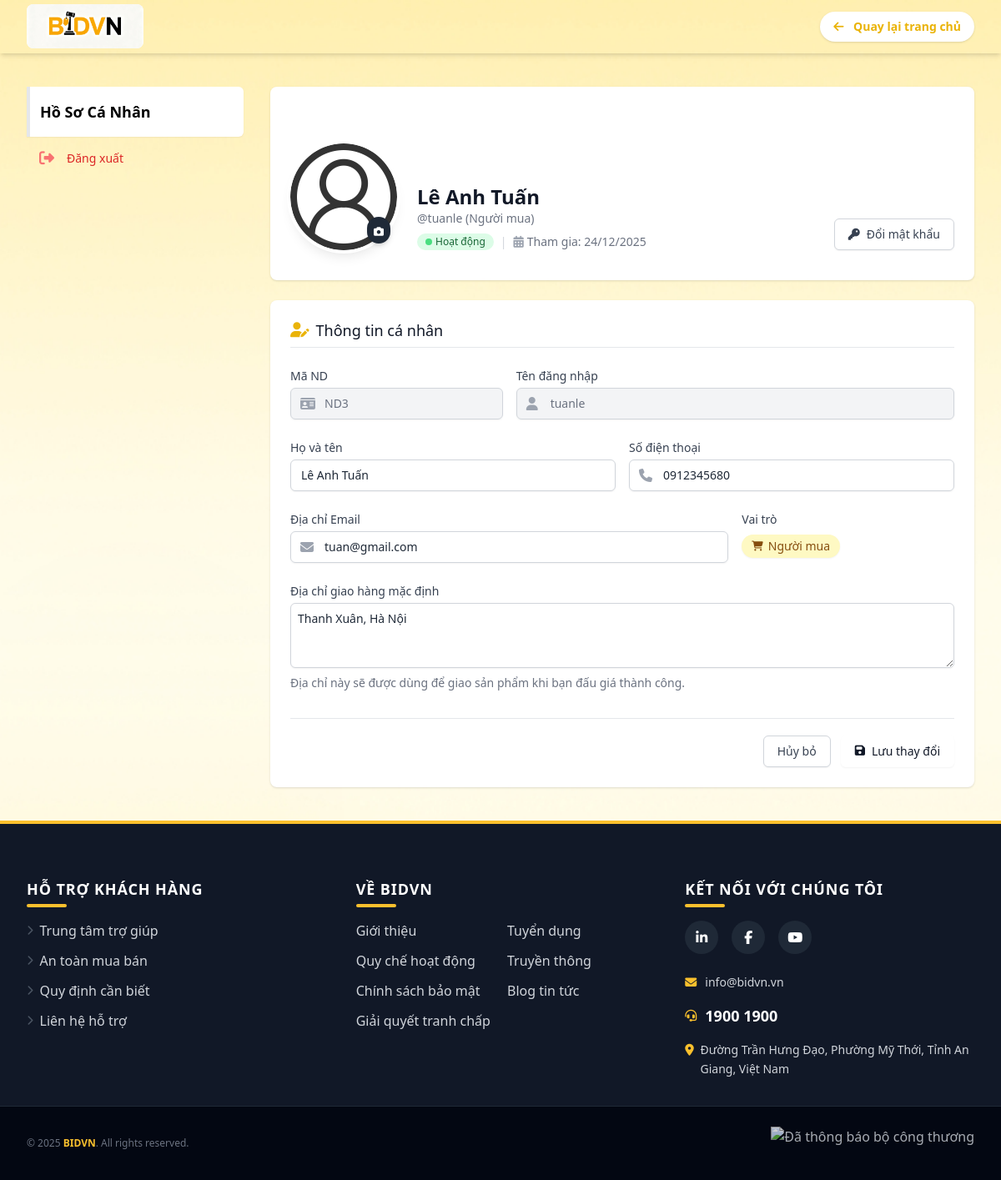
The page /thongtincanhan.php (signed in) on the database its author committed.
### tables this page shows
CREATE TABLE `nguoi_dung` (
  `MaND` varchar(10) NOT NULL,
  `username` varchar(30) NOT NULL,
  `password` varchar(8) NOT NULL,
  `hoten` varchar(50) NOT NULL,
  `email` varchar(30) NOT NULL,
  `sdt` varchar(10) NOT NULL,
  `diachi` varchar(100) NOT NULL,
  `avarta` varchar(30) NOT NULL,
  `phanquyen` varchar(10) NOT NULL,
  `ngaydangky` datetime NOT NULL,
  `trangthai` varchar(15) NOT NULL
);

### assets/php/database/db_connection.php (called while the page is built, shortened)
<?PHP date_default_timezone_set('Asia/Ho_Chi_Minh');
  class db_connection
  {
    function __construct()
    {
      $this -> con = mysqli_connect("localhost", "root", "");
    }
  }
?>

### thongtincanhan.php (the view, shortened to what this page needs)
<?PHP
    include('assets/php/database/db_connection.php');
    $kn = new db_connection();
?>
<!DOCTYPE html>
<html lang="vi">
<head>
    <script src="https://cdn.tailwindcss.com"></script>
    <link rel="stylesheet" href="assets/css/style.css">
    <link rel="stylesheet" href="https://cdnjs.cloudflare.com/ajax/libs/font-awesome/6.4.0/css/all.min.css">
</head>
<body class="bg-gray-50 text-gray-800 font-sans antialiased">
    <nav class="bg-brand-DEFAULT shadow-md sticky top-0 z-50">
        <div class="max-w-7xl mx-auto px-4 sm:px-6 lg:px-8">
            <div class="flex justify-between h-16">
                <div class="flex items-center">
                    <div class="logo">
                        <a href="index.php"></a>
                    </div>
                </div>
                <div class="flex items-center">
                    <button class="bg-white text-brand-dark px-4 py-2 rounded-full text-sm font-bold shadow hover:bg-gray-100 transition">
                        <a href="index.php">
                            <i class="fas fa-arrow-left mr-2"></i> Quay lại trang chủ
                        </a>
                    </button>
                </div>
            </div>
        </div>
    </nav>
    <div class="max-w-7xl mx-auto px-4 sm:px-6 lg:px-8 py-10">
        <div class="lg:grid lg:grid-cols-12 lg:gap-8">
            <aside class="lg:col-span-3 mb-6 lg:mb-0">
                <nav class="space-y-1">
                    <a href="#" class="bg-white text-black border-l-4 border-brand-DEFAULT group flex items-center px-3 py-4 text-sm font-medium shadow-sm rounded-r-md" aria-current="page">
                        <span class="truncate font-bold text-lg">Hồ Sơ Cá Nhân</span>
                    </a>
                    <a href="assets/php/sections/dangxuat.php" onClick="signOut()" class="text-red-600 hover:bg-red-50 hover:text-red-700 group flex items-center px-3 py-3 text-sm font-medium rounded-md transition mt-8">
                        <i class="fas fa-sign-out-alt text-red-400 group-hover:text-red-500 mr-3 w-6 text-center text-lg"></i>
                        <span class="truncate">Đăng xuất</span>
                    </a>
                </nav>
            </aside>
<?PHP
            if (isset($_SESSION['mand'])) {
                $MaND_real = $_SESSION['mand'];
                $sql = "SELECT * FROM nguoi_dung WHERE MaND = ?";
                $stmt = $kn->con->prepare($sql);
                if ($stmt) {
                    $stmt->bind_param("s", $MaND_real);
                    $stmt->execute();
                    $result = $stmt->get_result();
                    if ($result->num_rows > 0) {
                        $row = $result->fetch_assoc();
                    } else {
                        $row = null;
                    }
                } else {
                    error_log("Lỗi chuẩn bị truy vấn: " . $kn->con->error);
                }
            }
            else
            {
                echo "<meta http-equiv='refresh' content='0; url=index.php' />";
                exit();
            }
    $avata_src = "assets/imgs/avatar/default_user.png";
?>
            <main class="lg:col-span-9 space-y-6">
                <form action="" method="POST" enctype="multipart/form-data">
                <div class="bg-white shadow overflow-hidden sm:rounded-lg relative mb-6">
                    <div class="h-32 bg-gradient-to-r from-brand-DEFAULT to-yellow-200"></div>
                    <div class="px-4 py-5 sm:px-6 relative">
                        <div class="flex flex-col sm:flex-row items-center sm:items-end -mt-16 sm:-mt-20 mb-4">
                            <div class="relative">
                                <div class="h-32 w-32 rounded-full ring-4 ring-white bg-white overflow-hidden shadow-lg">
                                    <img id="avatar-preview" src="<?php echo $avata_src; ?>" alt="Avatar" class="h-full w-full object-cover">
                                </div>
                                <button type="button" onclick="document.getElementById('file-upload').click()"
                                        class="absolute bottom-2 right-2 bg-gray-800 text-white p-1 px-2 rounded-full hover:bg-gray-700 transition shadow-md" title="Đổi ảnh đại diện">
                                    <i class="fas fa-camera text-xs"></i>
                                </button>
                            </div>
                            <div class="mt-4 sm:mt-0 sm:ml-6 text-center sm:text-left flex-1">
                                <h1 class="text-2xl font-bold text-gray-900">
                                    <?php echo $row["hoten"]; ?>
                                </h1>
                                <p class="text-sm font-medium text-gray-500">
                                    <?php echo "@" . $row["username"] . " (" . $row["phanquyen"] . ")"; ?>
                                </p>
                                <div class="mt-2 flex items-center justify-center sm:justify-start text-sm text-gray-500">
                                    <span class="inline-flex items-center px-2.5 py-0.5 rounded-full text-xs font-medium bg-green-100 text-green-800">
                                        <span class="w-2 h-2 mr-1 bg-green-400 rounded-full"></span>
                                        <?php echo $row["trangthai"]; ?>
                                    </span>
                                    <span class="mx-2 text-gray-300">|</span>
                                    <i class="fas fa-calendar-alt mr-1 text-gray-400"></i> Tham gia:
                                    <?php echo date("d/m/Y", strtotime($row['ngaydangky'])); ?>
                                </div>
                            </div>
                            <div class="mt-4 sm:mt-0 flex space-x-3">
                                <button type="button" onclick="toggleModal('modal-password')"
                                        class="inline-flex items-center px-4 py-2 border border-gray-300 shadow-sm text-sm font-medium rounded-md text-gray-700 bg-white hover:bg-gray-50 focus:outline-none transition">
                                    <i class="fas fa-key mr-2"></i> Đổi mật khẩu
                                </button>
                            </div>
                        </div>
                    </div>
                </div>
                <div class="bg-white shadow sm:rounded-lg">
                    <div class="px-4 py-5 sm:p-6">
                        <h3 class="text-lg leading-6 font-medium text-gray-900 flex items-center mb-6 border-b pb-2">
                            <i class="fas fa-user-edit text-brand-dark mr-2"></i> Thông tin cá nhân
                        </h3>
                            <div class="grid grid-cols-1 gap-y-6 gap-x-4 sm:grid-cols-6">
                                <div class="sm:col-span-2">
                                    <label for="mand" class="block text-sm font-medium text-gray-700">Mã ND</label>
                                    <div class="mt-1 relative rounded-md shadow-sm">
                                        <div class="absolute inset-y-0 left-0 pl-3 flex items-center pointer-events-none">
                                        </div>
                                        <input type="text" name="mand" id="mand" value="<?php echo $row["MaND"]; ?>" disabled
                                            class="bg-gray-100 focus:ring-brand-DEFAULT focus:border-brand-DEFAULT block w-full pl-10 sm:text-sm border-gray-300 rounded-md text-gray-500 cursor-not-allowed py-2 border">
                                    </div>
                                </div>
                                <div class="sm:col-span-4">
                                    <label for="username" class="block text-sm font-medium text-gray-700">Tên đăng nhập</label>
                                    <div class="mt-1 relative rounded-md shadow-sm">
                                        <div class="absolute inset-y-0 left-0 pl-3 flex items-center pointer-events-none">
                                        </div>
                                        <input type="text" name="username" id="username" value="<?php echo $row["username"]; ?>" disabled
                                            class="bg-gray-100 focus:ring-brand-DEFAULT focus:border-brand-DEFAULT block w-full pl-10 sm:text-sm border-gray-300 rounded-md text-gray-500 cursor-not-allowed py-2 border">
                                    </div>
                                </div>
                                <div class="sm:col-span-3">
                                    <label for="hoten" class="block text-sm font-medium text-gray-700">Họ và tên</label>
                                    <div class="mt-1">
                                        <input type="text" name="hoten" id="hoten" value="<?php echo $row["hoten"]; ?>"
                                            class="shadow-sm focus:ring-brand-DEFAULT focus:border-brand-DEFAULT block w-full sm:text-sm border-gray-300 rounded-md py-2 px-3 border transition duration-150 ease-in-out hover:border-brand-hover">
                                    </div>
                                </div>
                                <div class="sm:col-span-3">
                                    <label for="sdt" class="block text-sm font-medium text-gray-700">Số điện thoại</label>
                                    <div class="mt-1 relative rounded-md shadow-sm">
                                        <div class="absolute inset-y-0 left-0 pl-3 flex items-center pointer-events-none">
                                        </div>
                                        <input type="text" name="sdt" id="sdt" value="<?php echo $row["sdt"]; ?>"
                                            class="focus:ring-brand-DEFAULT focus:border-brand-DEFAULT block w-full pl-10 sm:text-sm border-gray-300 rounded-md py-2 border">
                                    </div>
                                </div>
                                <div class="sm:col-span-4">
                                    <label for="email" class="block text-sm font-medium text-gray-700">Địa chỉ Email</label>
                                    <div class="mt-1 relative rounded-md shadow-sm">
                                        <div class="absolute inset-y-0 left-0 pl-3 flex items-center pointer-events-none">
                                        </div>
                                        <input type="email" name="email" id="email" value="<?php echo $row["email"]; ?>"
                                            class="focus:ring-brand-DEFAULT focus:border-brand-DEFAULT block w-full pl-10 sm:text-sm border-gray-300 rounded-md py-2 border">
                                    </div>
                                </div>
                                <div class="sm:col-span-2">
                                    <label class="block text-sm font-medium text-gray-700">Vai trò</label>
                                    <div class="mt-2">
                                        <?php
                                        $role = $row["phanquyen"];
                                        $badgeClass = '';
                                        $iconClass = '';
                                        switch ($role) {
                                            case 'Người mua':
                                            default:
                                                $badgeClass = 'bg-yellow-100 text-yellow-800';
                                                $iconClass = 'fa-shopping-cart';
                                                break;
                                        }
                                        ?>
                                        <span class="inline-flex items-center px-3 py-1 rounded-full text-sm font-medium shadow-sm <?php echo $badgeClass; ?>">
                                            <i class="fas <?php echo $iconClass; ?> mr-1.5 text-xs"></i>
                                            <?php echo $role; ?>
                                        </span>
                                    </div>
                                </div>
                                <div class="sm:col-span-6">
                                    <label for="diachi" class="block text-sm font-medium text-gray-700">Địa chỉ giao hàng mặc định</label>
                                    <div class="mt-1">
                                        <textarea id="diachi" name="diachi" rows="3" class="shadow-sm focus:ring-brand-DEFAULT focus:border-brand-DEFAULT block w-full sm:text-sm border border-gray-300 rounded-md p-2"><?php echo $row["diachi"]; ?></textarea>
                                    </div>
                                    <p class="mt-2 text-sm text-gray-500">
                                        <?php
                                            if ($row["phanquyen"] == "Người mua")
                                            {
                                                echo "Địa chỉ này sẽ được dùng để giao sản phẩm khi bạn đấu giá thành công.";
                                            }
                                        ?>
                                    </p>
                                </div>
                            </div>
                            <div class="mt-8 border-t border-gray-200 pt-5">
                                <div class="flex justify-end">
                                    <button type="button" onClick="window.location.reload()" class="bg-white py-2 px-4 border border-gray-300 rounded-md shadow-sm text-sm font-medium text-gray-700 hover:bg-gray-50 focus:outline-none focus:ring-2 focus:ring-offset-2 focus:ring-brand-DEFAULT">
                                        Hủy bỏ
                                    </button>
                                    <button type="submit" name="update-thongTin" class="ml-3 inline-flex justify-center py-2 px-4 border border-transparent shadow-sm text-sm font-medium rounded-md text-gray-900 bg-brand-DEFAULT hover:bg-brand-hover focus:outline-none focus:ring-2 focus:ring-offset-2 focus:ring-brand-DEFAULT transition transform hover:-translate-y-0.5">
                                        <i class="fas fa-save mr-2 mt-0.5"></i> Lưu thay đổi
                                    </button>
                                </div>
                            </div>
                    </div>
                </div>
                </form> </main>
        </div>
    </div>
  <?PHP include('assets/php/sections/footer.php') ?>
</body>
</html>

### assets/css/style.css (style rules this page uses)
* { margin: 0; padding: 0; box-sizing: border-box; }
html { font-family: Gotham, "Helvetica Neue", Helvetica, Arial, "sans-serif"; font-size: 16px; }
body { min-width: 100vh; margin: 0; background-image: url('../imgs/banner/bg.jpg'); background-size: cover; background-position: center center; background-repeat: no-repeat; }
a { text-decoration: none; color: inherit; }
.logo a { font-size: 24px; font-weight: bold; color: #333; background-color: white; padding: 10px 70px; border-radius: 8px; margin-right: 20px; white-space: nowrap; background-image: url('../imgs/logo/bidvn.jpeg'); background-size: cover; background-position: center center; background-repeat: no-repeat; }

### rows shown on the page
nguoi_dung: hoten "Lê Anh Tuấn", username "tuanle", phanquyen "Người mua", trangthai "Hoạt động", ngaydangky "24/12/2025", mand "ND3", sdt "0912345680", email "tuan@gmail.com", diachi "Thanh Xuân, Hà Nội"
